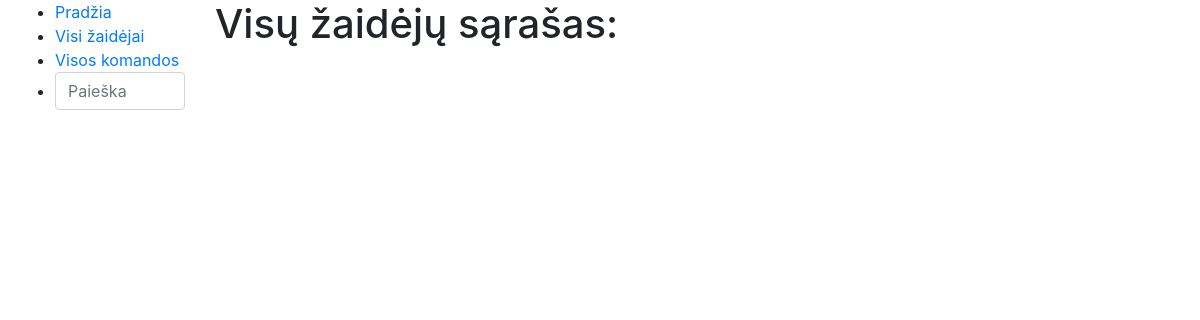
Page /zaidejai/ on the earlier database version.
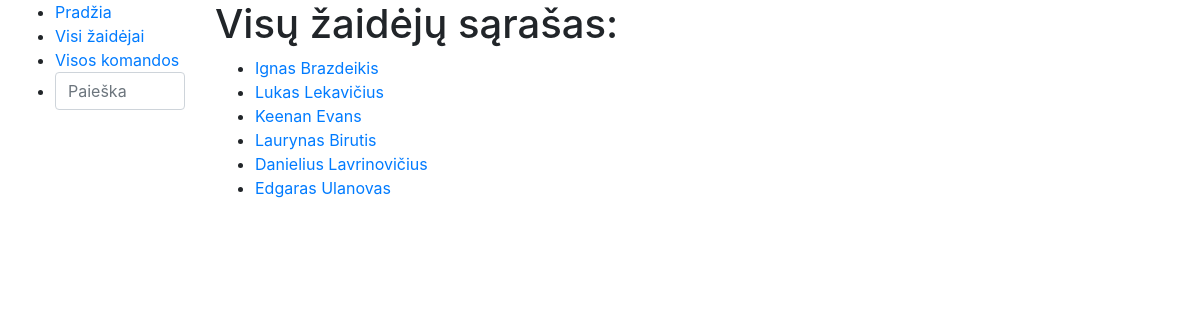
Same page on the later database version.
### komanda/models.py (models this page shows, shortened)
class Zaidejas(models.Model):
    vardas = models.CharField('Žaidėjo vardas', max_length=50)
    pavarde = models.CharField('Žaidėjo pavardė', max_length=50)
    pozicija = models.CharField('Žaidėjo pozicija', max_length=20)
    amzius = models.IntegerField('Žaidėjo amžius')
    komanda = models.ForeignKey('Komanda', on_delete=models.SET_NULL, null=True, related_name='zaidejas_set')

### komanda/views.py (the view)
# urls.py: path('zaidejai/', views.ZaidejasListView.as_view(), name='visi-zaidejai'),
class ZaidejasListView(generic.ListView):
    model = Zaidejas
    context_object_name = 'zaidejas_list'
    template_name = 'visi_zaidejai.html'

### komanda/templates/visi_zaidejai.html
{% extends "base.html" %}
{% block content %}
<h1>Visų žaidėjų sąrašas:</h1>
<ul>
    {% for zaidejas_o in zaidejas_list %}
    <li><a href="{% url 'vienas-zaidejas' zaidejas_o.id%}">{{ zaidejas_o.vardas }} {{ zaidejas_o.pavarde }}</a>
        {{ zaidejas.komanda.pavadinimas }}</li>
    {% endfor %}
</ul>
{% endblock %}

### komanda/templates/base.html (shortened to what this page needs)
<!DOCTYPE html>
<html lang="en">
<head>
    <link rel="stylesheet"
          href="https://stackpath.bootstrapcdn.com/bootstrap/4.1.3/css/bootstrap.min.css"
          integrity="sha384-
MCw98/SFnGE8fJT3GXwEOngsV7Zt27NXFoaoApmYm81iuXoPkFOJwJ8ERdknLPMO"
>
    {% load static %}
    <link rel="stylesheet" href="{% static 'css/styles.css' %}">
</head>
<body>
<div class="container-fluid">
    <div class="row">
        <div class="col-sm-2">
            {% block sidebar %}
            <ul class="sidebar-nav">
                <li><a href="{% url 'homepage' %}">Pradžia</a></li>
                <li><a href="{% url 'visi-zaidejai' %}">Visi žaidėjai</a></li>
                <li><a href="{% url 'visos-komandos' %}">Visos komandos</a></li>
                 <li>
                    <form action="{% url 'paieska-url'%}" method="get" class="form-group">
                        <input type="text" name="laukelio-tekstas" class="form-control" placeholder="Paieška" style="min-width: 6rem;">
                    </form>
                </li>
            </ul>
            {% endblock %}
        </div>
        <div class="col-sm-10 ">{% block content %}{% endblock %}</div>
    </div>
</div>
</body>
</html>

Differences in the rows shown:
added Zaidejas: vardas "Ignas", pavarde "Brazdeikis"
added Zaidejas: vardas "Lukas", pavarde "Lekavičius"
added Zaidejas: vardas "Keenan", pavarde "Evans"
added Zaidejas: vardas "Laurynas", pavarde "Birutis"
added Zaidejas: vardas "Danielius", pavarde "Lavrinovičius"
added Zaidejas: vardas "Edgaras", pavarde "Ulanovas"
